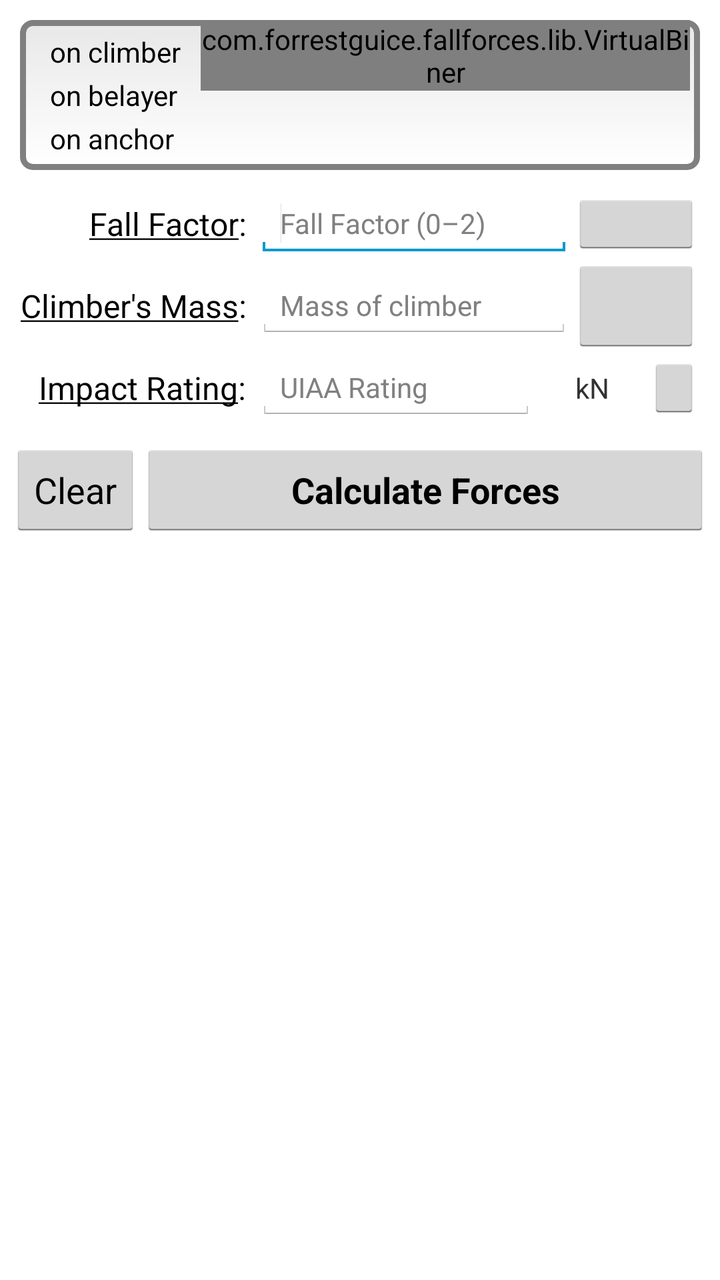
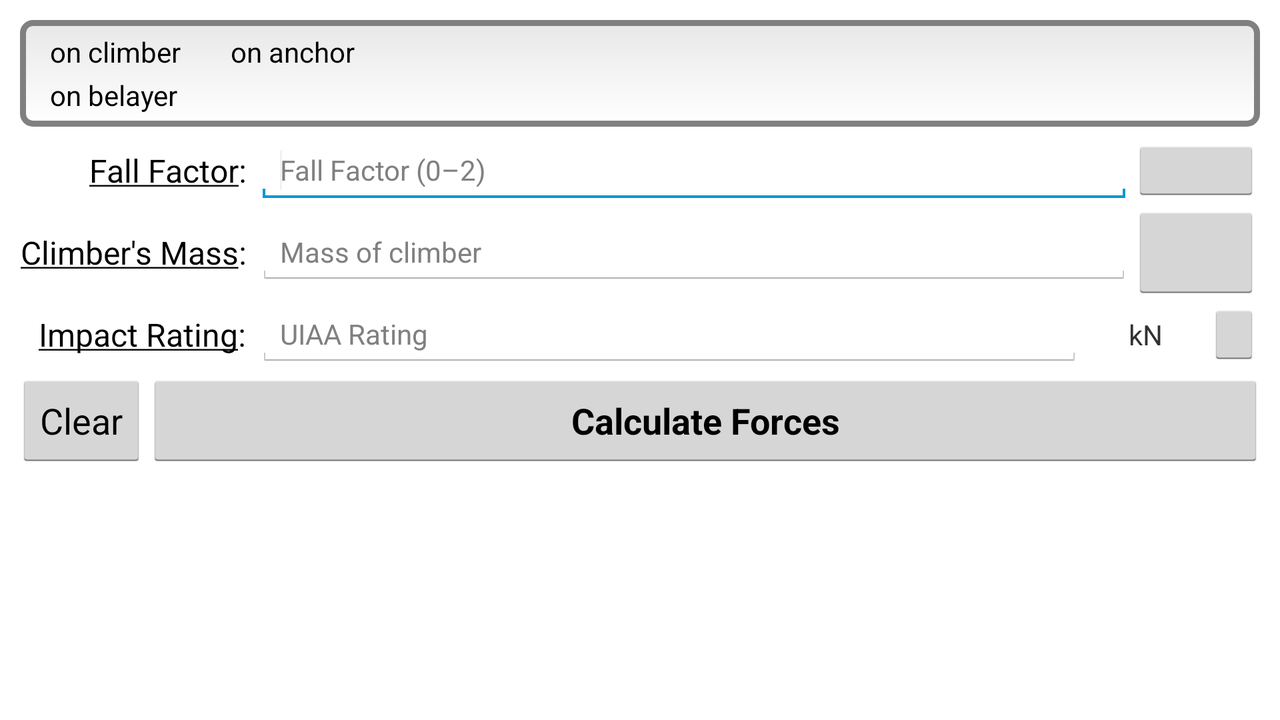

One screen, two layout resources from the same app: the default and the author's alternative for another configuration. Each is rendered where Android would select it; the XML of both is given below.
<!-- AndroidManifest.xml: application theme light -->
<!-- res/layout/activity_main.xml -->
<?xml version="1.0" encoding="utf-8"?>
<LinearLayout xmlns:android="http://schemas.android.com/apk/res/android"
    xmlns:tools="http://schemas.android.com/tools"
    android:layout_width="fill_parent"
    android:layout_height="fill_parent"
    android:orientation="vertical"
    android:background="?mainActivityBackground" >
    
    
    
    

    <LinearLayout xmlns:android="http://schemas.android.com/apk/res/android"
    xmlns:tools="http://schemas.android.com/tools"
    android:orientation="horizontal"
    style="@style/ResultFrameStyle">

    <TableLayout
        xmlns:android="http://schemas.android.com/apk/res/android"
        android:id="@+id/output_table"
        style="@style/ResultFrameStyleResult" >

        <TableRow
            android:id="@+id/tableRow1"
            style="@style/ResultFrameTableRowStyle"
            android:layout_marginTop="5dp" >

            <EditText
                android:id="@+id/output_force_climber"
                style="@style/ResultFieldTextStyle"
                android:hint=""
                android:text="" />

            <TextView
                style="@style/ResultFieldSecondaryTextStyle"
                android:text="@string/output_prefix_climber" />
        </TableRow>

        <TableRow
            android:id="@+id/tableRow2"
            style="@style/ResultFrameTableRowStyle" >

            <EditText
                android:id="@+id/output_force_belayer"
                style="@style/ResultFieldTextStyle"
                android:hint=""
                android:text="" />

            <TextView
                style="@style/ResultFieldSecondaryTextStyle"
                android:text="@string/output_prefix_belayer" />
        </TableRow>

        <TableRow
            android:id="@+id/tableRow3"
            style="@style/ResultFrameTableRowStyle"
            android:layout_marginBottom="5dp" >

            <EditText
                android:id="@+id/output_force_anchor"
                style="@style/ResultFieldTextStyle"
                android:hint=""
                android:text="" />

            <TextView
                style="@style/ResultFieldSecondaryTextStyle"
                android:text="@string/output_prefix_anchor" />
        </TableRow>
    </TableLayout>
    
    <com.forrestguice.fallforces.lib.VirtualBiner
        android:layout_width="fill_parent"
        android:layout_height="wrap_content"
        android:layout_marginRight="5dp"
        android:gravity="right" 
        android:layout_gravity="top|right" />
    
	</LinearLayout>
	
    
    
    

    <TableLayout
        xmlns:android="http://schemas.android.com/apk/res/android"
        android:id="@+id/tableLayout1"
        android:layout_width="fill_parent"
        android:layout_height="wrap_content"
        android:layout_marginBottom="5dp"
        android:layout_marginLeft="5dp"
        android:layout_marginRight="10dp"
        android:layout_marginTop="5dp" 
        android:stretchColumns="1">

        <TableRow
            android:layout_width="fill_parent"
            android:layout_height="wrap_content" >

            <TextView
                android:id="@+id/input_fallfactor_help"
                style="@style/TitleFieldTextStyle"
                android:text="@string/input_fallfactor_title" />

            <EditText
                android:id="@+id/input_fallfactor"
                style="@style/InputFieldStyle"
                android:lines="1"
                android:ellipsize="end"
                android:hint="@string/input_fallfactor_hint" >

                <requestFocus />
            </EditText>

            <ImageButton
                android:id="@+id/input_fallfactor_calc"
                style="@style/InputButtonStyle"
                android:layout_weight="0"
                android:contentDescription="@string/fallfactor_dialog_title"
                android:src="@drawable/ic_action_search" />
        </TableRow>

        <TableRow
            android:layout_width="fill_parent"
            android:layout_height="wrap_content" >

            <TextView
                android:id="@+id/input_mass_help"
                style="@style/TitleFieldTextStyle"
                android:text="@string/input_mass_title" />

            <EditText
                android:id="@+id/input_mass"
                style="@style/InputFieldStyle"
                android:hint="@string/input_weight_hint" >
            </EditText>

            <Button
                android:id="@+id/input_mass_units"
                style="@style/InputButtonStyle"
                android:layout_weight="0" />
        </TableRow>

        <TableRow
            android:layout_width="fill_parent"
            android:layout_height="wrap_content" >

            <TextView
                android:id="@+id/input_impactrating_help"
                style="@style/TitleFieldTextStyle"
                android:text="@string/input_impactrating_title" />

            <EditText
                android:id="@+id/input_impactrating"
                style="@style/InputFieldStyle"
                android:hint="@string/input_impactrating_hint" >
            </EditText>

            <TextView
                android:layout_width="wrap_content"
                android:layout_height="wrap_content"
                android:layout_gravity="center_vertical"
                android:gravity="center_horizontal"
                android:layout_weight="1"
                android:text="@string/kn" />
            
            <ImageButton
                android:id="@+id/input_impactrating_calc"
                style="@style/InputButtonStyle"
                android:layout_weight="0"
                android:contentDescription="@string/impactrating_dialog_title"
                android:src="@drawable/ic_action_search" />
            
        </TableRow>
    </TableLayout>

    <LinearLayout
        android:layout_width="fill_parent" android:layout_height="wrap_content"
        android:layout_marginBottom="5dp" android:layout_marginLeft="5dp"
        android:layout_marginRight="5dp" android:layout_marginTop="5dp"
        android:orientation="horizontal" >

        <Button
            android:id="@+id/input_reset"
            style="@style/InputButtonStyle"
            android:text="@string/input_reset" />

        <Button
            android:id="@+id/input_action"
            style="@style/InputButtonStyle"
            android:layout_width="fill_parent"
            android:layout_weight="1"
            android:text="@string/input_action"
            android:textStyle="bold" />
    </LinearLayout>
    
</LinearLayout>
<!-- resources referenced by this layout -->
<resources>
  <string name="fallfactor_dialog_title">Fall Factor Calculator</string>
  <string name="impactrating_dialog_title">Impact Rating Calculator</string>
  <string name="input_action">Calculate Forces</string>
  <string name="input_fallfactor_hint">Fall Factor (0–2)</string>
  <string name="input_fallfactor_title"><u>Fall Factor</u>:</string>
  <string name="input_impactrating_hint">UIAA Rating</string>
  <string name="input_impactrating_title"><u>Impact Rating</u>:</string>
  <string name="input_mass_title"><u>Climber\'s Mass</u>:</string>
  <string name="input_reset">Clear</string>
  <string name="input_weight_hint">Mass of climber</string>
  <string name="kn">kN</string>
  <string name="output_prefix_anchor">on anchor</string>
  <string name="output_prefix_belayer">on belayer</string>
  <string name="output_prefix_climber">on climber</string>
  <style name="InputButtonStyle">
          <item name="android:layout_width">wrap_content</item>
          <item name="android:layout_height">wrap_content</item>
          <item name="android:layout_gravity">center_vertical</item>
      </style>
  <style name="ResultFieldSecondaryTextStyle"> 
          	<item name="android:layout_width">wrap_content</item>
  			<item name="android:layout_height">wrap_content</item>
              <item name="android:layout_gravity">center_vertical</item>
              <item name="android:layout_marginLeft">5dp</item>
  			<item name="android:textColor">?resultSecondaryTextColorAttr</item>
      </style>
  <style name="ResultFrameStyle">
  		<item name="android:layout_width">fill_parent</item>
  		<item name="android:layout_height">wrap_content</item>
  		<item name="android:layout_marginTop">10dp</item>
  		<item name="android:layout_marginBottom">5dp</item>
  		<item name="android:layout_marginLeft">10dp</item>
  		<item name="android:layout_marginRight">10dp</item>
  		
  		
  		<item name="android:background">?resultFrameDrawableAttr</item>
      </style>
  <style name="ResultFrameStyleResult">
  		<item name="android:layout_width">wrap_content</item>
  		<item name="android:layout_height">wrap_content</item>
  		
  		
  		
  		
  		
  		
  		
      </style>
  <style name="ResultFrameTableRowStyle">
          <item name="android:layout_width">wrap_content</item>
          <item name="android:layout_height">wrap_content</item>
          <item name="android:layout_gravity">right</item>
          <item name="android:layout_marginLeft">10dp</item>
          <item name="android:layout_marginRight">10dp</item>
      </style>
  <style name="TitleFieldTextStyle">
          <item name="android:layout_width">wrap_content</item>
          <item name="android:layout_height">wrap_content</item>
          <item name="android:layout_gravity">center_vertical|right</item>
  		<item name="android:gravity">right</item>
  		<item name="android:layout_marginRight">5dp</item>
  		<item name="android:focusable">true</item>
  		<item name="android:textColor">?helpLinkColorAttr</item>
  		<item name="android:textAppearance">?helpLinkAppearanceAttr</item>
      </style>
  <string name="localized_digits">0123456789.-</string>
  <!-- from res/values-v11/ -->
  <style name="lighttheme" parent="android:Theme.Holo.Light">
      </style>
  <style name="TitleLinkTextAppearanceLight" parent="@android:style/TextAppearance.Widget.TextView">
  	    
  	</style>
  <style name="ResultTextAppearanceLight" parent="@android:style/TextAppearance.Widget.TextView">
  	    <item name="android:textStyle">bold</item>
  	</style>
  <color name="resultcolor2light">@color/black</color>
  <color name="white">#FFFFFF</color>
  <color name="silver">#C0C0C0</color>
  <color name="black">#000000</color>
  <color name="gray">#808080</color>
  <color name="yellow">#FFFF00</color>
</resources>
<!-- res/layout-land/activity_main.xml (the author's variant of the layout above) -->
<!-- drawn on the phone turned sideways -->
<?xml version="1.0" encoding="utf-8"?>
<LinearLayout xmlns:android="http://schemas.android.com/apk/res/android"
	xmlns:tools="http://schemas.android.com/tools" android:layout_width="fill_parent"
	android:layout_height="fill_parent" android:orientation="vertical"
	android:background="?mainActivityBackground">

	
	
	

	<LinearLayout xmlns:android="http://schemas.android.com/apk/res/android"
		xmlns:tools="http://schemas.android.com/tools" android:orientation="horizontal"
		style="@style/ResultFrameStyle">

		<TableLayout xmlns:android="http://schemas.android.com/apk/res/android"
			android:id="@+id/output_table" style="@style/ResultFrameStyleResult">

			<TableRow android:id="@+id/tableRow1" style="@style/ResultFrameTableRowStyle"
				android:layout_marginTop="5dp">

				<EditText android:id="@+id/output_force_climber" style="@style/ResultFieldTextStyle"
					android:hint="" android:text="" />

				<TextView style="@style/ResultFieldSecondaryTextStyle"
					android:text="@string/output_prefix_climber" />

				<EditText android:id="@+id/output_force_anchor" style="@style/ResultFieldTextStyle"
					android:hint="" android:text="" android:layout_marginLeft="20dp" />

				<TextView style="@style/ResultFieldSecondaryTextStyle"
					android:text="@string/output_prefix_anchor" />
			</TableRow>

			<TableRow android:id="@+id/tableRow2" style="@style/ResultFrameTableRowStyle"
				android:layout_marginBottom="5dp">

				<EditText android:id="@+id/output_force_belayer" style="@style/ResultFieldTextStyle"
					android:hint="" android:text="" />

				<TextView style="@style/ResultFieldSecondaryTextStyle"
					android:text="@string/output_prefix_belayer" />
			</TableRow>

		</TableLayout>

	</LinearLayout>
	
	
	
	

	<TableLayout xmlns:android="http://schemas.android.com/apk/res/android"
		android:id="@+id/tableLayout1" android:layout_width="fill_parent"
		android:layout_height="wrap_content" android:layout_marginLeft="5dp"
		android:layout_marginRight="10dp" android:stretchColumns="1">

		<TableRow android:layout_width="fill_parent"
			android:layout_height="wrap_content">

			<TextView android:id="@+id/input_fallfactor_help" style="@style/TitleFieldTextStyle"
				android:text="@string/input_fallfactor_title" />

			<EditText android:id="@+id/input_fallfactor" style="@style/InputFieldStyle"
				android:lines="1" android:ellipsize="end" android:hint="@string/input_fallfactor_hint">

				<requestFocus />
			</EditText>

			<ImageButton android:id="@+id/input_fallfactor_calc"
				style="@style/InputButtonStyle" android:layout_weight="0"
				android:contentDescription="@string/fallfactor_dialog_title"
				android:src="@drawable/ic_action_search" />
		</TableRow>

		<TableRow android:layout_width="fill_parent"
			android:layout_height="wrap_content">

			<TextView android:id="@+id/input_mass_help" style="@style/TitleFieldTextStyle"
				android:text="@string/input_mass_title" />

			<EditText android:id="@+id/input_mass" style="@style/InputFieldStyle"
				android:hint="@string/input_weight_hint" />


			<Button android:id="@+id/input_mass_units" style="@style/InputButtonStyle"
				android:layout_weight="0" />
		</TableRow>

		<TableRow android:layout_width="fill_parent"
			android:layout_height="wrap_content">

			<TextView android:id="@+id/input_impactrating_help" style="@style/TitleFieldTextStyle"
				android:text="@string/input_impactrating_title" />

			<EditText android:id="@+id/input_impactrating" style="@style/InputFieldStyle"
				android:hint="@string/input_impactrating_hint" />


			<TextView android:layout_width="wrap_content"
				android:layout_height="wrap_content" android:layout_gravity="center_vertical"
				android:gravity="center_horizontal" android:layout_weight="1"
				android:text="@string/kn" />

			<ImageButton android:id="@+id/input_impactrating_calc"
				style="@style/InputButtonStyle" android:layout_weight="0"
				android:contentDescription="@string/impactrating_dialog_title"
				android:src="@drawable/ic_action_search" />

		</TableRow>
	</TableLayout>

	<LinearLayout android:layout_width="fill_parent"
		android:layout_height="wrap_content" android:layout_marginBottom="2dp"
		android:layout_marginTop="2dp" android:layout_marginLeft="8dp"
		android:layout_marginRight="8dp" android:orientation="horizontal">

		<Button android:id="@+id/input_reset" style="@style/InputButtonStyle"
			android:text="@string/input_reset" />

		<Button android:id="@+id/input_action" style="@style/InputButtonStyle"
			android:layout_width="fill_parent" android:layout_weight="1"
			android:text="@string/input_action" android:textStyle="bold" />
	</LinearLayout>
	
</LinearLayout>
